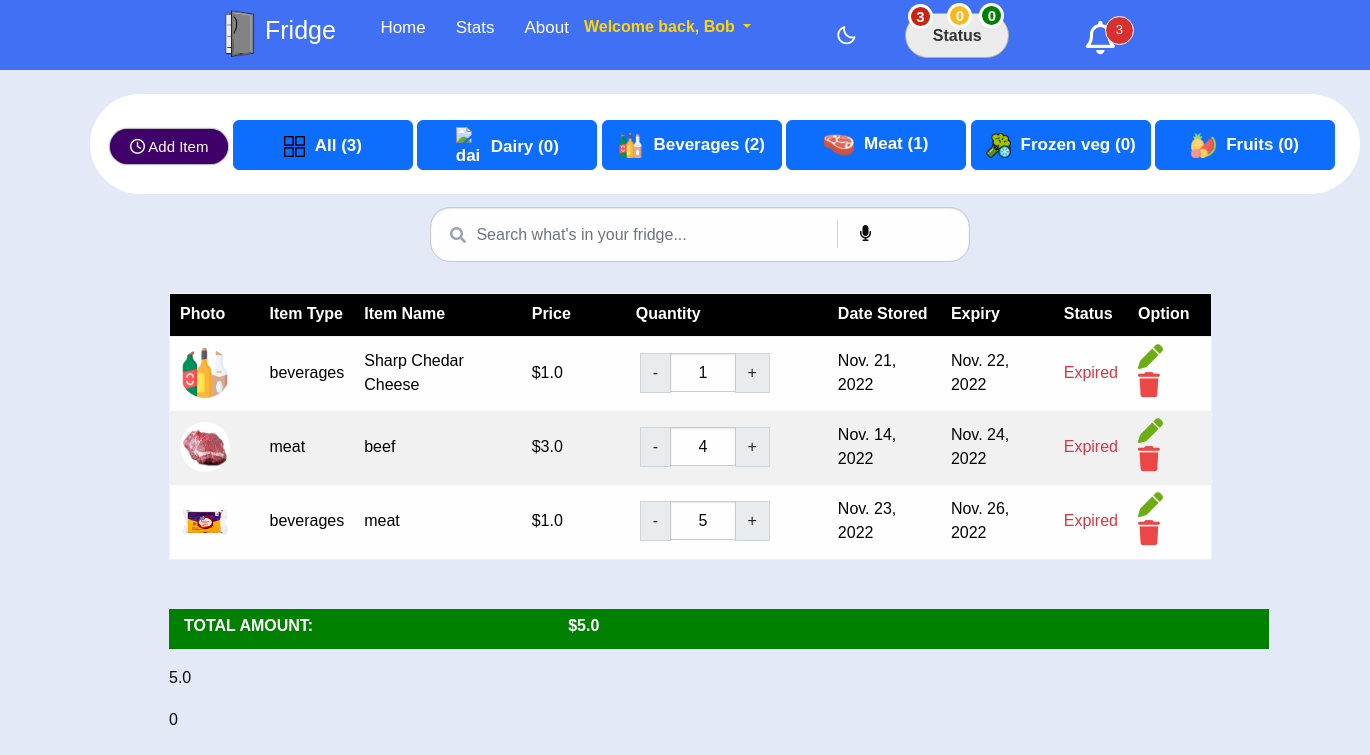
Screenshot of / (signed in) with the database file from the repository.
### app1/models.py (models this page shows, shortened)
class Item(models.Model):
    STATUS_CHOICES1 = (
        ('dairy', 'dairy'),
        ('beverages', 'beverages'),
        ('frozen vegetables', 'frozen vegetables'),
        ('meat', 'meat'),
        ('fruits', 'fruits'),
    )
    STATUS = (
        ('Expired', 'Expired'),
        ('Warning', 'Warning'),
        ('Good', 'Good')
    )
    author = models.ForeignKey(Profile, on_delete=models.CASCADE)
    food_type = models.CharField(max_length=100, choices=STATUS_CHOICES1)
    food_title = models.CharField(max_length=120)
    photos = models.ImageField(upload_to='uploaded_images/')
    price = models.FloatField(default=0)
    quantity = models.PositiveIntegerField(null=False, default=0)
    valid_from = models.DateField(auto_now=False, auto_now_add=False)
    valid_to = models.DateField(auto_now=False, auto_now_add=False)
    timestamp = models.DateTimeField(auto_now_add=True)
    status = models.CharField(default='Good',max_length=100, choices=STATUS)
    delta = models.IntegerField(null=False, default=0)
    daystill = models.IntegerField(null=False, default=0)
    humanize_time = models.IntegerField(null=False, default=0)
    humanize_time1 = models.IntegerField(null=False, default=0)
    class Meta:
        verbose_name_plural = "Items"

### app1/views.py (the view, shortened to what this page needs)
# urls.py: path('', list_item, name='item_list'),
@login_required
def list_item(request):
    items = Item.objects.filter(author=request.user.id).order_by('valid_to')
    if request.method == 'POST':
        form = ItemForm(request.POST, request.FILES)
        if form.is_valid():
            obj = form.save(commit=False)
            obj.author = Profile.objects.get(
                id=request.user.id)  # Add an author field which will contain current user's id
            obj.save()  #
        messages.success(request, "Successfully Item added...!!!")
        return redirect('item_list')
    else:
        form = ItemForm()
    counterexpired = 0
    counterwarning = 0
    countergood = 0
    statusexpired = ''
    statuswarning = ''
    statusgood = ''
    totalwasted = 0
    count = 0
    for item in items:
        three_days_from_today = date.today()+timedelta(days=3)
        today = date.today()
        valid_to = item.valid_to
        valid_date = valid_to
        right_now = datetime.now()
        now = right_now.strftime('%Y-%m-%d %H:%M:%S')
        valid = valid_date.strftime('%Y-%m-%d %H:%M:%S')
        item.humanize_time = (timeago.format(valid, now))
        valid_date1 = valid_to
        right_now1 = datetime.now()
        add_days = right_now1 + timedelta(days = 3)
        now1 = add_days.strftime('%Y-%m-%d %H:%M:%S')
        valid1 = valid_date1.strftime('%Y-%m-%d %H:%M:%S')
        item.humanize_time1 = (timeago.format(valid1, now1))
        exp = Item.objects.filter(status = 'Expired')
        total = Item.objects.filter(author=request.user.id).all().count
        countermeat = Item.objects.filter(author=request.user.id).filter(food_type = 'meat')
        counterdairy = Item.objects.filter(author=request.user.id).filter(food_type = 'dairy')
        counterbeverages = Item.objects.filter(author=request.user.id).filter(food_type = 'beverages')
        counterfrozveg = Item.objects.filter(author=request.user.id).filter(food_type = 'frozen vegetables')
        counterfruits = Item.objects.filter(author=request.user.id).filter(food_type = 'fruits')
        prices = Item.objects.filter(author=request.user.id).values('price')
        totalcost = 0
        for p in prices:
            totalcost += p['price']
            print(totalcost)
        if valid_to < today:
            item.status = 'Expired'
            totalwasted += item.price
            counterexpired += 1
            exp = Item.objects.filter(author=request.user.id).filter(status = 'Expired').values('price')
            statusexpired = (item,exp)
        else:
            item.status = 'Good'
            countergood  += 1
            goo = Item.objects.filter(author=request.user.id).filter(status = 'Good')
            statusgood = (item,goo)
    totalcount = counterexpired + counterwarning
    context = {
        'items': items,
        'totalcost': totalcost,
        'counterwarning': counterwarning,
        'countergood': countergood,
        'countermeat': countermeat,
        'counterdairy': counterdairy,
        'counterbeverages': counterbeverages,
        'counterfrozveg': counterfrozveg,
        'counterfruits': counterfruits,
        'statusexpired': statusexpired,
        'statuswarning': statuswarning,
        'statusgood': statusgood,
        'totalcount': totalcount,
        'totalwasted':totalwasted,
        'count':count,
        'total' : total,
        'counterexpired':counterexpired,
        'form': form,
    }
    return render(request, 'index.html', context)

### app1/forms.py
class ItemForm(forms.ModelForm):
    valid_to = forms.DateField(
        widget = forms.DateInput(
            attrs={
                'type': 'date',
                'class': 'form-control'},
            )
    )
    valid_from = forms.DateField(
        widget = forms.DateInput(
            attrs={
                'type': 'date',
                'class': 'form-control'},
            )
    )
    class Meta:
        model = Item
        fields = ('food_type', 'food_title', 'photos', 'price', 'quantity', 'valid_from', 'valid_to')
    def __init__(self, *args, **kwargs):
        super(ItemForm, self).__init__(*args, **kwargs)
        self.fields['valid_from'].help_text = "Example -> mm-dd-yyyy --> 05-07-2016"

### templates/index.html (shortened to what this page needs)
{% extends 'base.html' %}
{% load crispy_forms_tags %}
{% block content %}
{% load static %}
    <script src="https://kit.fontawesome.com/ddf411465e.js"></script>    <link rel="stylesheet" href="{% static 'css/style.css' %}">
    <link rel="stylesheet" href="{% static 'css/new.css' %}">
    <link rel="stylesheet" href="{% static 'css/nav.css' %}">
    <link rel="stylesheet"href="https://cdnjs.cloudflare.com/ajax/libs/font-awesome/5.15.3/css/all.min.css"/>
    <div class="topcontainer">
        <div class="row1">
          <div class="col-sm-6" style="background-color:white; height:100px; width:1270px; border-radius:50px;">
                <button class="buttonindex"data-bs-toggle="modal" data-bs-target="#exampleModal">
                  Add Item
                </button>
                <a href="{% url 'item_list' %}"><button class="btn btn-primary"><img src="{% static 'images/grid.png' %}" alt="all" class="categories-img" width="31" height="40">All ({{total}})</button></a>
                <a><button class="btn btn-primary" data-bs-toggle="modal" data-bs-target="#exampleModal2"><img src="{% static 'images/dairy-products.png' %}" alt="dairy" class="categories-img" width="35" height="50">Dairy ({{counterdairy.count}})</button></a>
                <a><button class="btn btn-primary" data-bs-toggle="modal" data-bs-target="#exampleModal3"><img src="{% static 'images/wine-bottles.png' %}" alt="beverages" class="categories-img" width="35" height="50">Beverages ({{counterbeverages.count}})</button></a>
                <a><button class="btn btn-primary" data-bs-toggle="modal" data-bs-target="#exampleModal1"><img src="{% static 'images/beef.png' %}" alt="meat" class="categories-img" width="40" height="50">Meat ({{countermeat.count}})</button></a>
                <a><button class="btn btn-primary" data-bs-toggle="modal" data-bs-target="#exampleModal4"><img src="{% static 'images/vegetable.png' %}" alt="froz veg" class="categories-img" width="35"  height="50">Frozen veg ({{counterfrozveg.count}})</button></a>
                <a><button class="btn btn-primary" data-bs-toggle="modal" data-bs-target="#exampleModal5"><img src="{% static 'images/fruit.png' %}" alt="fruit" class="categories-img" width="35" height="50">Fruits ({{counterfruits.count}})</button></a>
          </div>
              <form class="form" action="/search/" method="GET" class="inline">
                <i class="fa fa-search"></i>
                <input type="text" class="form-control form-input" id = "transcript" class="input-field" type="search" name="q" value="{{ request.GET.q }}" placeholder=" Search what's in your fridge...">
                <span class="left-pan"><i class="fa fa-microphone" onclick = "startDictation()" name="q" value="{{ request.GET.q }}"></i></span>
              </form>
    <div class="container">
        <table class="table table-hover border table-responsive">
            <thead>
        <table id="table">
        <tr style="background-color:black; color:white;">
                <th onclick = "sortTable(0)" scope="col">Photo</th>
                <th onclick = "sortTable(1)" scope="col">Item Type</th>
                <th onclick = "sortTable(2)" scope="col">Item Name</th>
                <th onclick = "sortTable(3)" scope="col">Price</th>
                <th onclick = "sortTable(4)" scope="col" style="padding-left: 55px;">Quantity</th>
                <th scope="col">Date Stored</th>
                <th scope="col">Expiry</th>
                <th scope="col">Status</th>
                <th scope="col">Option</th>
        </tr>
            </thead>
                <tbody class="res">
                {% for item in items %}
                    <div class="row container">
                    <tr>
                    <td style="width:90px"><img src="{{ item.photos.url }}" class="img2" alt="" style="border-radius: 50%; width:50px; height:50px;"></td>
                    <td>{{ item.food_type }}</td>
                    <td>{{ item.food_title }} </td>
                    <td>${{ item.price }}</td>
                    <td>
                <div class="row container qtycss">
                    <div class="col-md-4 ">
                        <div class = "input-group text-center mb-2" style="width:130px;" data-id="{{ item.pk }}">
                            <button class="input-group-text changeQuantity decrement-btn" style="height: 40px;">-</button>
                            <input type = "text" name="quantity" class="form-control qty-input text-center itemQuantity" value="{{ item.quantity }}"></input>
                            <button class="input-group-text changeQuantity increment-btn" style="height: 40px;">+</button>
                        </div>
                    </div>
                </div>
                    </td>
                    <td>{{ item.valid_from }}</td>
                    <td>{{ item.valid_to }}</td>
                    {% if item.status == 'Good' %}
                    <td class="text-success">Good</td>
                    {% elif item.status == 'Warning' %}
                    <td class="text-warning">Warning</td>
                    {% else %}
                    <td class="text-danger">Expired</td>
                    {% endif %}
                    <td>
                        <a href="{% url 'item_update' item.id %}"><i class="fa-solid fa-pen" style="color:#6BAD12;width: 30px; font-size:25px;"></i></a>
                        <a href="{% url 'item_delete' item.pk %}"><i class="fa-solid fa-trash" style="color:#EC4747;width: 30px; font-size:25px;"></i></a>
                    </td>
                </div>
                    {% empty %}
                <tr>
                    <td colspan="12" class="text-center bg-warning">No data...!!!</td>
                </tr>
            {% endfor %}
        </tbody>
      </table>
              <table>
              <tfoot>
                <tr>
                  <div class="bottombar" style="color:white; background-color:green; padding-top:5px; padding-left:15px; width:1100px;"><b>TOTAL AMOUNT:</b><b style="padding-left:255px; color:white;">${{ totalcost }}</b></div>
                </tr>
              </tfoot>
            </table>
    <p>{{totalwasted}}</p>
    <p>{{count}}</p>
    </div>
{% endblock %}

### templates/navigation.html (shortened to what this page needs)
{% load static %}
<link rel="stylesheet" href="{% static '/css/new.css' %}">
<link rel="stylesheet" href="{% static '/css/nav.css' %}">
<link href='https://unpkg.com/boxicons@2.1.1/css/boxicons.min.css' rel='stylesheet'>
<body>
      <a class="btn btn-primary" data-bs-toggle="modal" href="#exampleModalToggle3" role="button">Good Items</a>
    <nav>
        <div class="nav-bar">
            <span class="logo navLogo"><img src="{% static 'images/Fridge_logo.png' %}" alt="Fridge Logo" width="50" height="60"><a href="/">Fridge</a></span>
            <div class="menu">
                {% if user.is_authenticated %}
                <ul class="nav-links">
                    <li><a href="{% url 'item_list' %}">Home</a></li>
                    <li><a href="{% url 'chart' %}">Stats</a></li>
                    <li><a href="{% url 'about' %}">About</a></li>
                    <div class="btn-group">
                        <button type="button" class="btn-btn navbtn dropdown-toggle" style="color: gold; font-weight: bold;" data-bs-toggle="dropdown"
                                aria-expanded="false">Welcome back, {{ user.username|capfirst }}
                        </button>
                    </div>
                </ul>
                <div class="darkLight-searchBox">
                    <div class="dark-light">
                        <i class='bx bx-moon moon'></i>
                    </div>
            </div>
            <button class="center notification icon notification1 icon btn btn-default" data-bs-toggle="modal" data-bs-target="#exampleModalToggle" style="width:15%;"> Status
                <span class="notification-number ">{{counterexpired}}</span>
            </button>
            <a class="center notification1 icon1">
                <span class="notification1-number1">{{counterwarning}}</span>
            </a>
            <a class="center notification2 icon2">
                <span class="notification2-number2">{{countergood}}</span>
            </a>
                </div>
                    {% if totalcount > 9 %}
                    <div class = "notificationbtn" data-bs-toggle="modal" data-bs-target="#exampleModalnotify" data-count={{totalcount}}>
                    <div class = "number">9<span style="padding-top: 6px;">&#43;</span></div>
                      <i class="fa-regular fa-bell"></i>
                    <div class = "box">
                    <div class = "display">
                    <div class = "nothing">
                    <i class="fas fa-child stick"></i>
                    <div class = "cent">Looks Like your all caught up!</div>
                    </div>
                    {% else %}
                    <div class = "notificationbtn" data-bs-toggle="modal" data-bs-target="#exampleModalnotify" data-count={{totalcount}}>
                      <div class = "number">{{totalcount}}</div>
                        <i class="fa-regular fa-bell"></i>
                      {% endif %}
        </div>
        {% else %}
    <a href="{% url 'login' %}" class="btn btn-success" style="margin-right: 12px;">Login</a>
    <a href="{% url 'signup' %}" class="btn btn-warning ">Sign-up</a>
    {% endif %}
    </nav>
</body>

### static/css/style.css (style rules this page uses)
body { background-image: url('../images/Kitchen6.jpg'); background-position: center; background-size: cover; background-color: white; background-repeat: no-repeat; }
.res { height: 40px; color: black; }
.icon { padding: 10px; min-width: 40px; }
.btn-group { padding-right: 90px; }
.btn-group { height: 70px; }

### static/css/new.css (style rules this page uses)
#table { display: block; height: 300px; width: 100%; overflow-y: auto; overflow-x: hidden; }
.bottombar { width: 1072px; height: 40px; }
tfoot { background-color: green; color: white; }

### templates/navigation.html (style rules this page uses)
.number { height: 29px; width: 29px; background-color: #d63031; border-radius: 20px; color: white; text-align: center; position: absolute; top: 25px; left: 59px; padding: 3px; border-style: solid; border-width: 1px; font-size: 13px; font-family: 'Raleway', sans-serif; }
.notificationbtn { padding-top: 30px; position: relative; display: inline-block; font-family: 'Raleway', sans-serif; cursor:pointer; }
.fa-regular { font-size: 25pt; padding-bottom: 25px; margin-right: 40px; margin-left: 40px; color:white; }

### templates/index.html (style rules this page uses)
.res { height: 500px; overflow-y: auto; width: 100%; }

### rows the page displays
Item: photos (picture), food_type "beverages", food_title "Sharp Chedar Cheese", price "1.0", quantity "1", valid_from "Nov. 21, 2022", valid_to "Nov. 22, 2022", status "Expired"
Item: photos (picture), food_type "meat", food_title "beef", price "3.0", quantity "4", valid_from "Nov. 14, 2022", valid_to "Nov. 24, 2022", status "Expired"
Item: photos (picture), food_type "beverages", food_title "meat", price "1.0", quantity "5", valid_from "Nov. 23, 2022", valid_to "Nov. 26, 2022", status "Expired"

### other values shown
{{ user.username|capfirst }} "Bob"
{{ counterexpired }} "3"
{{ counterwarning }} "0"
{{ countergood }} "0"
{{ totalcount }} "3"
{{ total }} "3"
{{ counterdairy.count }} "0"
{{ counterbeverages.count }} "2"
{{ countermeat.count }} "1"
{{ counterfrozveg.count }} "0"
{{ counterfruits.count }} "0"
{{ totalcost }} "5.0"
{{ totalwasted }} "5.0"
{{ count }} "0"
